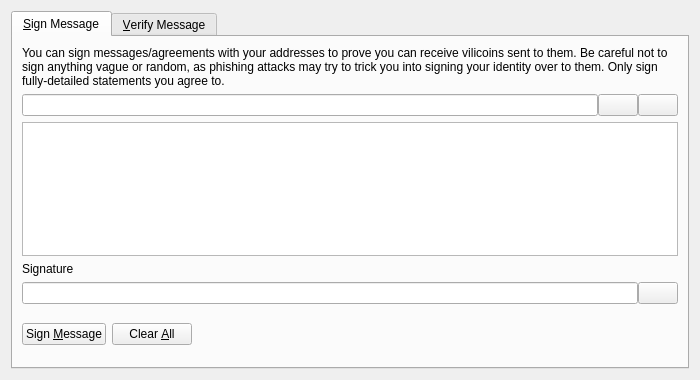
<?xml version="1.0" encoding="UTF-8"?>
<ui version="4.0">
 <class>SignVerifyMessageDialog</class>
 <widget class="QDialog" name="SignVerifyMessageDialog">
  <property name="geometry">
   <rect>
    <x>0</x>
    <y>0</y>
    <width>700</width>
    <height>380</height>
   </rect>
  </property>
  <property name="windowTitle">
   <string>Signatures - Sign / Verify a Message</string>
  </property>
  <property name="modal">
   <bool>true</bool>
  </property>
  <layout class="QVBoxLayout" name="verticalLayout">
   <item>
    <widget class="QTabWidget" name="tabWidget">
     <property name="currentIndex">
      <number>0</number>
     </property>
     <widget class="QWidget" name="tabSignMessage">
      <attribute name="title">
       <string>&amp;Sign Message</string>
      </attribute>
      <layout class="QVBoxLayout" name="verticalLayout_SM">
       <item>
        <widget class="QLabel" name="infoLabel_SM">
         <property name="text">
          <string>You can sign messages/agreements with your addresses to prove you can receive vilicoins sent to them. Be careful not to sign anything vague or random, as phishing attacks may try to trick you into signing your identity over to them. Only sign fully-detailed statements you agree to.</string>
         </property>
         <property name="textFormat">
          <enum>Qt::PlainText</enum>
         </property>
         <property name="wordWrap">
          <bool>true</bool>
         </property>
        </widget>
       </item>
       <item>
        <layout class="QHBoxLayout" name="horizontalLayout_1_SM">
         <property name="spacing">
          <number>0</number>
         </property>
         <item>
          <widget class="QValidatedLineEdit" name="addressIn_SM">
           <property name="toolTip">
            <string>The Vilicoin address to sign the message with</string>
           </property>
          </widget>
         </item>
         <item>
          <widget class="QPushButton" name="addressBookButton_SM">
           <property name="toolTip">
            <string>Choose previously used address</string>
           </property>
           <property name="text">
            <string/>
           </property>
           <property name="icon">
            <iconset resource="../bitcoin.qrc">
             <normaloff>:/icons/address-book</normaloff>:/icons/address-book</iconset>
           </property>
           <property name="shortcut">
            <string>Alt+A</string>
           </property>
           <property name="autoDefault">
            <bool>false</bool>
           </property>
          </widget>
         </item>
         <item>
          <widget class="QPushButton" name="pasteButton_SM">
           <property name="toolTip">
            <string>Paste address from clipboard</string>
           </property>
           <property name="text">
            <string/>
           </property>
           <property name="icon">
            <iconset resource="../bitcoin.qrc">
             <normaloff>:/icons/editpaste</normaloff>:/icons/editpaste</iconset>
           </property>
           <property name="shortcut">
            <string>Alt+P</string>
           </property>
           <property name="autoDefault">
            <bool>false</bool>
           </property>
          </widget>
         </item>
        </layout>
       </item>
       <item>
        <widget class="QPlainTextEdit" name="messageIn_SM">
         <property name="toolTip">
          <string>Enter the message you want to sign here</string>
         </property>
        </widget>
       </item>
       <item>
        <widget class="QLabel" name="signatureLabel_SM">
         <property name="text">
          <string>Signature</string>
         </property>
         <property name="textFormat">
          <enum>Qt::PlainText</enum>
         </property>
        </widget>
       </item>
       <item>
        <layout class="QHBoxLayout" name="horizontalLayout_2_SM">
         <property name="spacing">
          <number>0</number>
         </property>
         <item>
          <widget class="QLineEdit" name="signatureOut_SM">
           <property name="font">
            <font>
             <italic>true</italic>
            </font>
           </property>
           <property name="readOnly">
            <bool>true</bool>
           </property>
          </widget>
         </item>
         <item>
          <widget class="QPushButton" name="copySignatureButton_SM">
           <property name="toolTip">
            <string>Copy the current signature to the system clipboard</string>
           </property>
           <property name="text">
            <string/>
           </property>
           <property name="icon">
            <iconset resource="../bitcoin.qrc">
             <normaloff>:/icons/editcopy</normaloff>:/icons/editcopy</iconset>
           </property>
           <property name="autoDefault">
            <bool>false</bool>
           </property>
          </widget>
         </item>
        </layout>
       </item>
       <item>
        <layout class="QHBoxLayout" name="horizontalLayout_3_SM">
         <item>
          <widget class="QPushButton" name="signMessageButton_SM">
           <property name="toolTip">
            <string>Sign the message to prove you own this Vilicoin address</string>
           </property>
           <property name="text">
            <string>Sign &amp;Message</string>
           </property>
           <property name="icon">
            <iconset resource="../bitcoin.qrc">
             <normaloff>:/icons/edit</normaloff>:/icons/edit</iconset>
           </property>
           <property name="autoDefault">
            <bool>false</bool>
           </property>
          </widget>
         </item>
         <item>
          <widget class="QPushButton" name="clearButton_SM">
           <property name="toolTip">
            <string>Reset all sign message fields</string>
           </property>
           <property name="text">
            <string>Clear &amp;All</string>
           </property>
           <property name="icon">
            <iconset resource="../bitcoin.qrc">
             <normaloff>:/icons/remove</normaloff>:/icons/remove</iconset>
           </property>
           <property name="autoDefault">
            <bool>false</bool>
           </property>
          </widget>
         </item>
         <item>
          <spacer name="horizontalSpacer_1_SM">
           <property name="orientation">
            <enum>Qt::Horizontal</enum>
           </property>
           <property name="sizeHint" stdset="0">
            <size>
             <width>40</width>
             <height>48</height>
            </size>
           </property>
          </spacer>
         </item>
         <item>
          <widget class="QLabel" name="statusLabel_SM">
           <property name="font">
            <font>
             <weight>75</weight>
             <bold>true</bold>
            </font>
           </property>
           <property name="text">
            <string/>
           </property>
           <property name="wordWrap">
            <bool>true</bool>
           </property>
          </widget>
         </item>
         <item>
          <spacer name="horizontalSpacer_2_SM">
           <property name="orientation">
            <enum>Qt::Horizontal</enum>
           </property>
           <property name="sizeHint" stdset="0">
            <size>
             <width>40</width>
             <height>48</height>
            </size>
           </property>
          </spacer>
         </item>
        </layout>
       </item>
      </layout>
     </widget>
     <widget class="QWidget" name="tabVerifyMessage">
      <attribute name="title">
       <string>&amp;Verify Message</string>
      </attribute>
      <layout class="QVBoxLayout" name="verticalLayout_VM">
       <item>
        <widget class="QLabel" name="infoLabel_VM">
         <property name="text">
          <string>Enter the receiver's address, message (ensure you copy line breaks, spaces, tabs, etc. exactly) and signature below to verify the message. Be careful not to read more into the signature than what is in the signed message itself, to avoid being tricked by a man-in-the-middle attack. Note that this only proves the signing party receives with the address, it cannot prove sendership of any transaction!</string>
         </property>
         <property name="textFormat">
          <enum>Qt::PlainText</enum>
         </property>
         <property name="alignment">
          <set>Qt::AlignLeading|Qt::AlignLeft|Qt::AlignTop</set>
         </property>
         <property name="wordWrap">
          <bool>true</bool>
         </property>
        </widget>
       </item>
       <item>
        <layout class="QHBoxLayout" name="horizontalLayout_1_VM">
         <property name="spacing">
          <number>0</number>
         </property>
         <item>
          <widget class="QValidatedLineEdit" name="addressIn_VM">
           <property name="toolTip">
            <string>The Vilicoin address the message was signed with</string>
           </property>
          </widget>
         </item>
         <item>
          <widget class="QPushButton" name="addressBookButton_VM">
           <property name="toolTip">
            <string>Choose previously used address</string>
           </property>
           <property name="text">
            <string/>
           </property>
           <property name="icon">
            <iconset resource="../bitcoin.qrc">
             <normaloff>:/icons/address-book</normaloff>:/icons/address-book</iconset>
           </property>
           <property name="shortcut">
            <string>Alt+A</string>
           </property>
           <property name="autoDefault">
            <bool>false</bool>
           </property>
          </widget>
         </item>
        </layout>
       </item>
       <item>
        <widget class="QPlainTextEdit" name="messageIn_VM"/>
       </item>
       <item>
        <widget class="QValidatedLineEdit" name="signatureIn_VM"/>
       </item>
       <item>
        <layout class="QHBoxLayout" name="horizontalLayout_2_VM">
         <item>
          <widget class="QPushButton" name="verifyMessageButton_VM">
           <property name="toolTip">
            <string>Verify the message to ensure it was signed with the specified Vilicoin address</string>
           </property>
           <property name="text">
            <string>Verify &amp;Message</string>
           </property>
           <property name="icon">
            <iconset resource="../bitcoin.qrc">
             <normaloff>:/icons/transaction_0</normaloff>:/icons/transaction_0</iconset>
           </property>
           <property name="autoDefault">
            <bool>false</bool>
           </property>
          </widget>
         </item>
         <item>
          <widget class="QPushButton" name="clearButton_VM">
           <property name="toolTip">
            <string>Reset all verify message fields</string>
           </property>
           <property name="text">
            <string>Clear &amp;All</string>
           </property>
           <property name="icon">
            <iconset resource="../bitcoin.qrc">
             <normaloff>:/icons/remove</normaloff>:/icons/remove</iconset>
           </property>
           <property name="autoDefault">
            <bool>false</bool>
           </property>
          </widget>
         </item>
         <item>
          <spacer name="horizontalSpacer_1_VM">
           <property name="orientation">
            <enum>Qt::Horizontal</enum>
           </property>
           <property name="sizeHint" stdset="0">
            <size>
             <width>40</width>
             <height>48</height>
            </size>
           </property>
          </spacer>
         </item>
         <item>
          <widget class="QLabel" name="statusLabel_VM">
           <property name="font">
            <font>
             <weight>75</weight>
             <bold>true</bold>
            </font>
           </property>
           <property name="text">
            <string/>
           </property>
           <property name="wordWrap">
            <bool>true</bool>
           </property>
          </widget>
         </item>
         <item>
          <spacer name="horizontalSpacer_2_VM">
           <property name="orientation">
            <enum>Qt::Horizontal</enum>
           </property>
           <property name="sizeHint" stdset="0">
            <size>
             <width>40</width>
             <height>48</height>
            </size>
           </property>
          </spacer>
         </item>
        </layout>
       </item>
      </layout>
     </widget>
    </widget>
   </item>
  </layout>
 </widget>
 <customwidgets>
  <customwidget>
   <class>QValidatedLineEdit</class>
   <extends>QLineEdit</extends>
   <header>qvalidatedlineedit.h</header>
  </customwidget>
 </customwidgets>
 <resources>
  <include location="../bitcoin.qrc"/>
 </resources>
 <connections/>
</ui>
